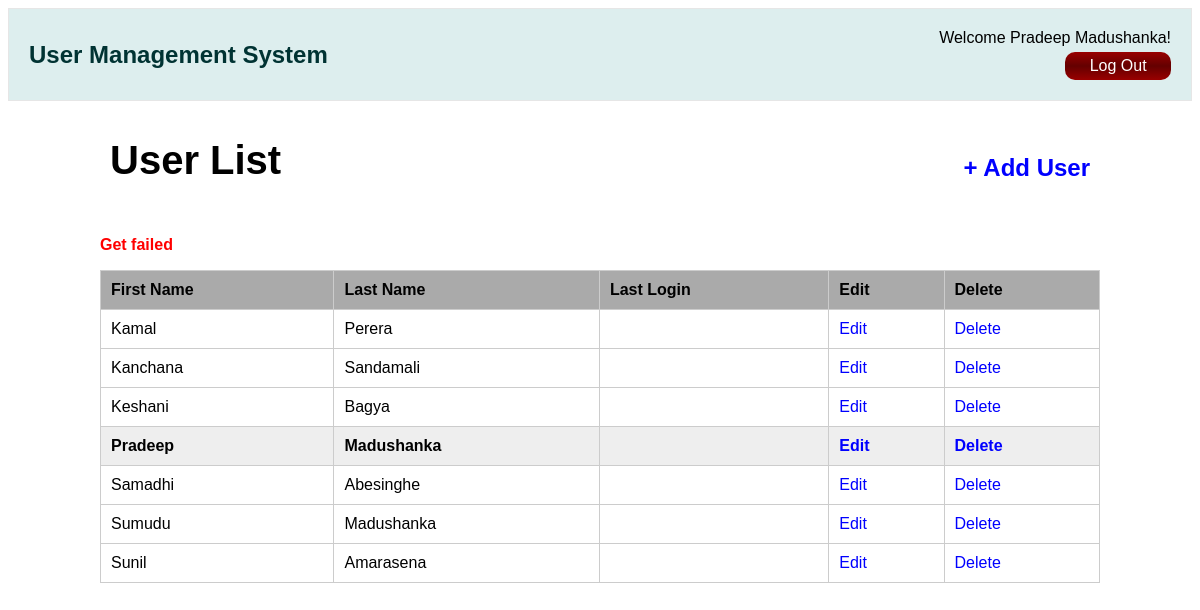
Screenshot of /users.php?err=get_failed (signed in) with the database file from the repository.
### tables this page shows
CREATE TABLE users(
    user_id INT(11) AUTO_INCREMENT,
    first_name VARCHAR(50) NOT NULL,
    last_name VARCHAR(100),
    email VARCHAR(100) NOT NULL UNIQUE,
    hashed_password VARCHAR(40) NOT NULL,
    salt INT(11) NOT NULL,
    last_login DATETIME,
    is_deleted TINYINT(1) DEFAULT 0,
    PRIMARY KEY (user_id)
);

### users.php (the view, shortened to what this page needs)
<?php require_once("inc/connection.php"); ?>
<?php require_once("inc/functions.php"); ?>
<?php
    $user_list = "";
    $query = "SELECT *
        FROM users
        WHERE is_deleted = 0
        ORDER BY first_name;";
    $result = mysqli_query($connection, $query);
    while ($user = mysqli_fetch_assoc($result)) {
        if ($user["user_id"] == $_SESSION["user_id"]){
            $user_list .= "<tr class=\"user_row\">";
        } else{
            $user_list .= "<tr>";
        }
        $user_list .= "<td>{$user['first_name']}</td>";
        $user_list .= "<td>{$user['last_name']}</td>";
        $user_list .= "<td>{$user['last_login']}</td>";
        $user_list .= "<td><a href=\"modify_user.php?user_id={$user['user_id']}\">Edit</a></td>";
        $user_list .= "<td><a href=\"delete_user.php?user_id={$user['user_id']}\"
            onclick=\"return confirm('Are you sure you want to delete {$user['email']}?');\">Delete</a></td>";
        $user_list .= "</tr>";
    }
?>
<!DOCTYPE html>
<html lang="en">
<head>
    <link rel="stylesheet" href="css/main.css">
</head>
<body>
    <?php require_once("inc/header.php"); ?>
    <main>
        <h1>User List <span><a href="add_user.php">+ Add User</a></span></h1>
        <?php
            if (isset($_GET["err"])) {
                display_single_error($_GET["err"]);
            }
        ?>
        <table class="main_table">
            <tr>
                <th>First Name</th>
                <th>Last Name</th>
                <th>Last Login</th>
                <th>Edit</th>
                <th>Delete</th>
            </tr>
            <?php echo $user_list; ?>
        </table>
    </main>
</body>
</html>

### css/main.css (style rules this page uses)
body { font-size: 16px; font-family: Arial, Helvetica, sans-serif; }
main { width: 1000px; margin: 25px auto; }
main h1 { padding: 10px; font-size: 40px; }
main h1 span { float: right; font-size: 24px; padding-top: 16px; }
main h1 span a { text-decoration: none; color: blue; }
.main_table { width: 100%; border-collapse: collapse; }
.main_table th { background: #aaaaaa; }
.main_table th, .main_table td { border: 1px solid #cccccc; padding: 10px; text-align: left; }
.main_table .user_row { font-weight: bold; background: #eeeeee; }
.main_table a { color: blue; text-decoration: none; }

### rows the page displays
users: first_name "Kamal", last_name "Perera"
users: first_name "Kanchana", last_name "Sandamali"
users: first_name "Keshani", last_name "Bagya"
users: first_name "Pradeep", last_name "Madushanka"
users: first_name "Samadhi", last_name "Abesinghe"
users: first_name "Sumudu", last_name "Madushanka"
users: first_name "Sunil", last_name "Amarasena"

### other values shown
$username "Pradeep Madushanka"
str_replace("_", " ", $error) "Get failed"
